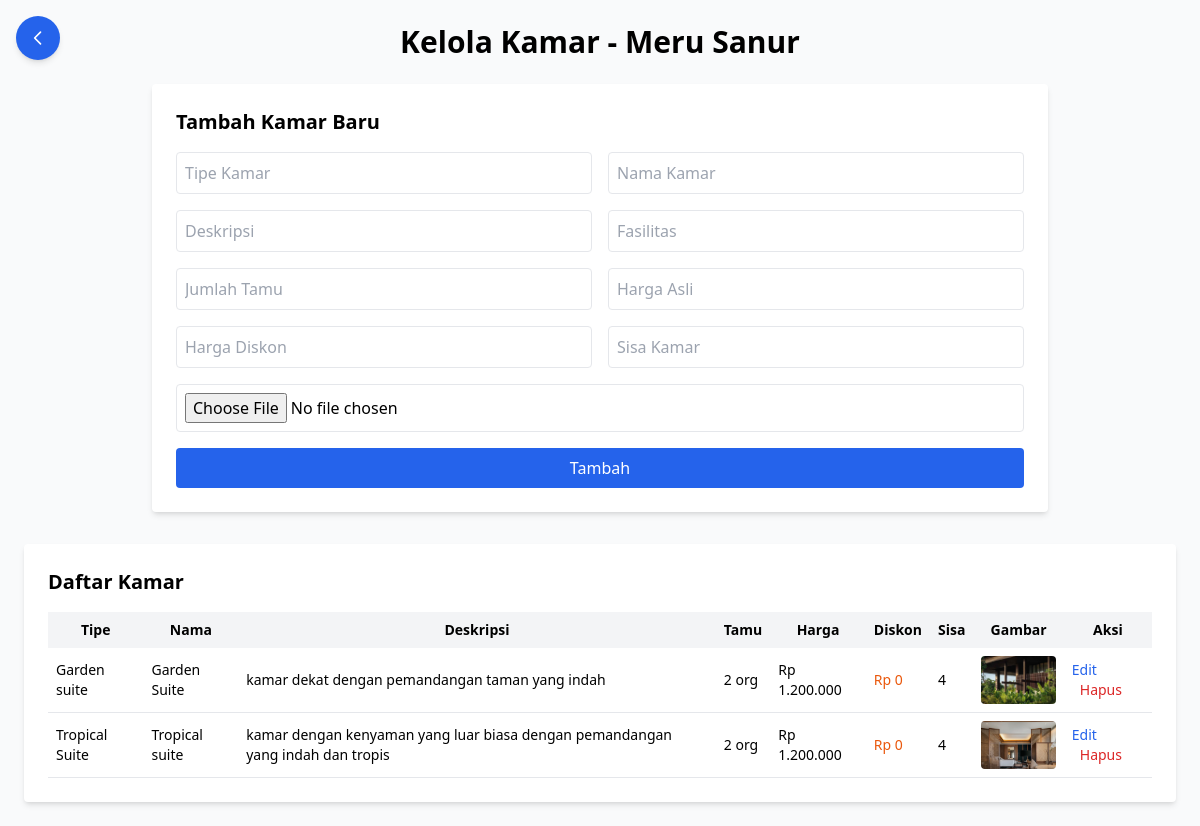
Screenshot of /sistem-garuda/super_admin/merusanur_kamar.php with the database file from the repository.
### tables this page shows
CREATE TABLE `kamar_meru` (
  `id` int(11) NOT NULL,
  `tipe` varchar(100) NOT NULL,
  `nama_kamar` varchar(100) NOT NULL,
  `deskripsi` text NOT NULL,
  `fasilitas` text NOT NULL,
  `gambar` varchar(255) NOT NULL,
  `harga_asli` int(11) DEFAULT NULL,
  `harga_diskon` int(11) NOT NULL,
  `jumlah_tamu` int(11) NOT NULL,
  `sisa_kamar` int(11) NOT NULL
);

### sistem-garuda/super_admin/merusanur_kamar.php (the view, shortened to what this page needs)
<?php
include '../include/koneksi.php';
$edit_mode = false;
$edit_data = [];
$result = mysqli_query($conn, "SELECT * FROM kamar_meru ORDER BY tipe ASC, id DESC");
?>
<!DOCTYPE html>
<html lang="id">
<head>
  <script src="https://cdn.tailwindcss.com"></script>
</head>
<body class="bg-gray-50 p-6">
  <a href="hotel_control.php" class="fixed top-4 left-4 bg-blue-600 text-white p-3 rounded-full shadow-md hover:bg-blue-700 transition">
    <svg xmlns="http://www.w3.org/2000/svg" class="h-5 w-5" fill="none" viewBox="0 0 24 24" stroke="currentColor">
      <path stroke-linecap="round" stroke-linejoin="round" stroke-width="2" d="M15 19l-7-7 7-7" />
    </svg>
  </a>
  <h1 class="text-3xl font-bold text-center mb-6">Kelola Kamar - Meru Sanur</h1>
  <div class="bg-white p-6 rounded shadow-md mb-8 max-w-4xl mx-auto">
    <h2 class="text-xl font-semibold mb-4"><?= $edit_mode ? 'Edit Kamar' : 'Tambah Kamar Baru' ?></h2>
    <form action="" method="POST" enctype="multipart/form-data" class="grid grid-cols-2 gap-4">
      <input type="text" name="tipe" placeholder="Tipe Kamar" value="<?= $edit_mode ? $edit_data['tipe'] : '' ?>" required class="p-2 border rounded">
      <input type="text" name="nama_kamar" placeholder="Nama Kamar" value="<?= $edit_mode ? $edit_data['nama_kamar'] : '' ?>" required class="p-2 border rounded">
      <input type="text" name="deskripsi" placeholder="Deskripsi" value="<?= $edit_mode ? $edit_data['deskripsi'] : '' ?>" class="p-2 border rounded">
      <input type="text" name="fasilitas" placeholder="Fasilitas" value="<?= $edit_mode ? $edit_data['fasilitas'] : '' ?>" class="p-2 border rounded">
      <input type="number" name="jumlah_tamu" placeholder="Jumlah Tamu" value="<?= $edit_mode ? $edit_data['jumlah_tamu'] : '' ?>" class="p-2 border rounded">
      <input type="number" name="harga_asli" placeholder="Harga Asli" value="<?= $edit_mode ? $edit_data['harga_asli'] : '' ?>" class="p-2 border rounded">
      <input type="number" name="harga_diskon" placeholder="Harga Diskon" value="<?= $edit_mode ? $edit_data['harga_diskon'] : '' ?>" class="p-2 border rounded">
      <input type="number" name="sisa_kamar" placeholder="Sisa Kamar" value="<?= $edit_mode ? $edit_data['sisa_kamar'] : '' ?>" class="p-2 border rounded">
      <input type="file" name="gambar" accept="image/*" class="p-2 border rounded col-span-2">
      <button type="submit" name="simpan" class="bg-blue-600 text-white px-4 py-2 rounded col-span-2">
        <?= $edit_mode ? 'Update' : 'Tambah' ?>
      </button>
    </form>
  </div>
  <div class="bg-white p-6 rounded shadow-md max-w-6xl mx-auto">
    <h2 class="text-xl font-semibold mb-4">Daftar Kamar</h2>
    <div class="overflow-x-auto">
      <table class="w-full text-sm table-auto">
        <thead class="bg-gray-100">
          <tr>
            <th class="p-2">Tipe</th>
            <th class="p-2">Nama</th>
            <th class="p-2">Deskripsi</th>
            <th class="p-2">Tamu</th>
            <th class="p-2">Harga</th>
            <th class="p-2">Diskon</th>
            <th class="p-2">Sisa</th>
            <th class="p-2">Gambar</th>
            <th class="p-2">Aksi</th>
          </tr>
        </thead>
        <tbody>
          <?php while ($row = mysqli_fetch_assoc($result)) : ?>
            <tr class="border-b">
              <td class="p-2"><?= htmlspecialchars($row['tipe']) ?></td>
              <td class="p-2"><?= htmlspecialchars($row['nama_kamar']) ?></td>
              <td class="p-2"><?= htmlspecialchars($row['deskripsi']) ?></td>
              <td class="p-2"><?= $row['jumlah_tamu'] ?> org</td>
              <td class="p-2">Rp <?= number_format($row['harga_asli'], 0, ',', '.') ?></td>
              <td class="p-2 text-orange-600">Rp <?= number_format($row['harga_diskon'], 0, ',', '.') ?></td>
              <td class="p-2"><?= $row['sisa_kamar'] ?></td>
              <td class="p-2">
                <?php if ($row['gambar']) : ?>
                  <img src="gambar_meru/<?= $row['gambar'] ?>" class="h-12 w-20 object-cover rounded">
                <?php else : ?>
                  <span class="text-gray-400 italic">Tidak ada</span>
                <?php endif; ?>
              </td>
              <td class="p-2 space-x-2">
                <a href="?edit=<?= $row['id'] ?>" class="text-blue-600 hover:underline">Edit</a>
                <a href="?hapus=<?= $row['id'] ?>" onclick="return confirm('Hapus kamar ini?')" class="text-red-600 hover:underline">Hapus</a>
              </td>
            </tr>
          <?php endwhile; ?>
        </tbody>
      </table>
    </div>
  </div>
</body>
</html>

### rows the page displays
kamar_meru: tipe "Garden suite", nama_kamar "Garden Suite", deskripsi "kamar dekat dengan pemandangan taman yang indah", jumlah_tamu "2", harga_asli "1.200.000", harga_diskon "0", sisa_kamar "4", gambar (picture)
kamar_meru: tipe "Tropical Suite", nama_kamar "Tropical suite", deskripsi "kamar dengan kenyaman yang luar biasa dengan pemandangan yang indah dan tropis", jumlah_tamu "2", harga_asli "1.200.000", harga_diskon "0", sisa_kamar "4", gambar (picture)
